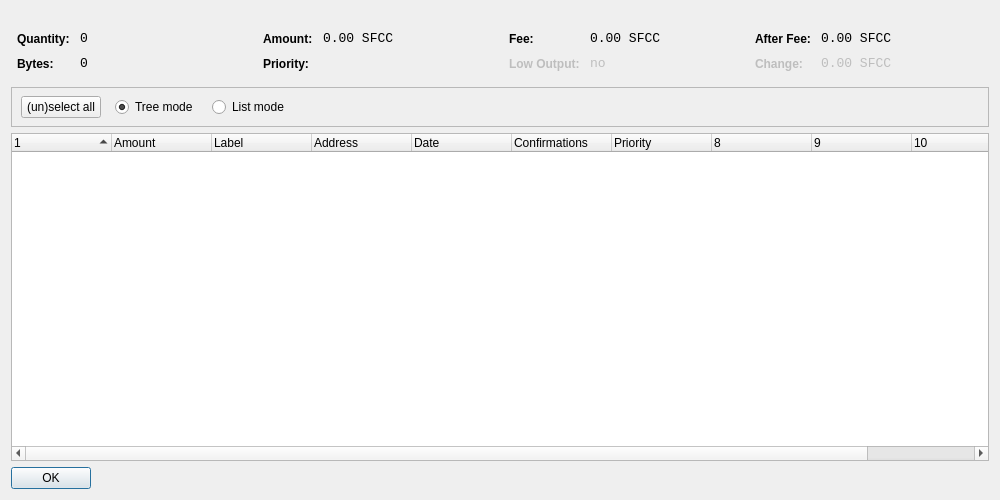
<?xml version="1.0" encoding="UTF-8"?>
<ui version="4.0">
 <class>CoinControlDialog</class>
 <widget class="QDialog" name="CoinControlDialog">
  <property name="geometry">
   <rect>
    <x>0</x>
    <y>0</y>
    <width>1000</width>
    <height>500</height>
   </rect>
  </property>
  <property name="windowTitle">
   <string>Coin Control</string>
  </property>
  <property name="styleSheet">
   <string notr="true">background-image: url(:/images/gr);</string>
  </property>
  <layout class="QVBoxLayout" name="verticalLayout">
  <item>
         <spacer name="horizontalSpacer_2">
          <property name="orientation">
           <enum>Qt::Horizontal</enum>
          </property>
          <property name="sizeHint" stdset="0">
           <size>
            <width>40</width>
            <height>20</height>
           </size>
          </property>
         </spacer>
        </item>
   <item>
    <layout class="QHBoxLayout" name="horizontalLayoutTop" stretch="0,0,0,0">
     <property name="topMargin">
      <number>0</number>
     </property>
     <property name="bottomMargin">
      <number>10</number>
     </property>
     <item>
      <layout class="QFormLayout" name="formLayoutCoinControl1">
       <property name="horizontalSpacing">
        <number>10</number>
       </property>
       <property name="verticalSpacing">
        <number>10</number>
       </property>
       <property name="leftMargin">
        <number>6</number>
       </property>
       <property name="rightMargin">
        <number>6</number>
       </property>
       <item row="0" column="0">
        <widget class="QLabel" name="labelCoinControlQuantityText">
         <property name="styleSheet">
          <string notr="true">font-weight:bold;</string>
         </property>
         <property name="text">
          <string>Quantity:</string>
         </property>
        </widget>
       </item>
       <item row="0" column="1">
        <widget class="QLabel" name="labelCoinControlQuantity">
         <property name="font">
          <font>
           <family>Monospace</family>
           <pointsize>10</pointsize>
          </font>
         </property>
         <property name="cursor">
          <cursorShape>IBeamCursor</cursorShape>
         </property>
         <property name="contextMenuPolicy">
          <enum>Qt::ActionsContextMenu</enum>
         </property>
         <property name="text">
          <string notr="true">0</string>
         </property>
         <property name="textInteractionFlags">
          <set>Qt::LinksAccessibleByMouse|Qt::TextSelectableByKeyboard|Qt::TextSelectableByMouse</set>
         </property>
        </widget>
       </item>
       <item row="1" column="0">
        <widget class="QLabel" name="labelCoinControlBytesText">
         <property name="styleSheet">
          <string notr="true">font-weight:bold;</string>
         </property>
         <property name="text">
          <string>Bytes:</string>
         </property>
        </widget>
       </item>
       <item row="1" column="1">
        <widget class="QLabel" name="labelCoinControlBytes">
         <property name="font">
          <font>
           <family>Monospace</family>
           <pointsize>10</pointsize>
          </font>
         </property>
         <property name="cursor">
          <cursorShape>IBeamCursor</cursorShape>
         </property>
         <property name="contextMenuPolicy">
          <enum>Qt::ActionsContextMenu</enum>
         </property>
         <property name="text">
          <string notr="true">0</string>
         </property>
         <property name="textInteractionFlags">
          <set>Qt::LinksAccessibleByMouse|Qt::TextSelectableByKeyboard|Qt::TextSelectableByMouse</set>
         </property>
        </widget>
       </item>
      </layout>
     </item>
     <item>
      <layout class="QFormLayout" name="formLayoutCoinControl2">
       <property name="horizontalSpacing">
        <number>10</number>
       </property>
       <property name="verticalSpacing">
        <number>10</number>
       </property>
       <property name="leftMargin">
        <number>6</number>
       </property>
       <property name="rightMargin">
        <number>6</number>
       </property>
       <item row="0" column="0">
        <widget class="QLabel" name="labelCoinControlAmountText">
         <property name="styleSheet">
          <string notr="true">font-weight:bold;</string>
         </property>
         <property name="text">
          <string>Amount:</string>
         </property>
        </widget>
       </item>
       <item row="0" column="1">
        <widget class="QLabel" name="labelCoinControlAmount">
         <property name="font">
          <font>
           <family>Monospace</family>
           <pointsize>10</pointsize>
          </font>
         </property>
         <property name="cursor">
          <cursorShape>IBeamCursor</cursorShape>
         </property>
         <property name="contextMenuPolicy">
          <enum>Qt::ActionsContextMenu</enum>
         </property>
         <property name="text">
          <string notr="true">0.00 SFCC</string>
         </property>
         <property name="textInteractionFlags">
          <set>Qt::LinksAccessibleByMouse|Qt::TextSelectableByKeyboard|Qt::TextSelectableByMouse</set>
         </property>
        </widget>
       </item>
       <item row="1" column="0">
        <widget class="QLabel" name="labelCoinControlPriorityText">
         <property name="styleSheet">
          <string notr="true">font-weight:bold;</string>
         </property>
         <property name="text">
          <string>Priority:</string>
         </property>
        </widget>
       </item>
       <item row="1" column="1">
        <widget class="QLabel" name="labelCoinControlPriority">
         <property name="font">
          <font>
           <family>Monospace</family>
           <pointsize>10</pointsize>
          </font>
         </property>
         <property name="cursor">
          <cursorShape>IBeamCursor</cursorShape>
         </property>
         <property name="contextMenuPolicy">
          <enum>Qt::ActionsContextMenu</enum>
         </property>
         <property name="text">
          <string/>
         </property>
         <property name="textInteractionFlags">
          <set>Qt::LinksAccessibleByMouse|Qt::TextSelectableByKeyboard|Qt::TextSelectableByMouse</set>
         </property>
        </widget>
       </item>
      </layout>
     </item>
     <item>
      <layout class="QFormLayout" name="formLayoutCoinControl3">
       <property name="horizontalSpacing">
        <number>10</number>
       </property>
       <property name="verticalSpacing">
        <number>10</number>
       </property>
       <property name="leftMargin">
        <number>6</number>
       </property>
       <property name="rightMargin">
        <number>6</number>
       </property>
       <item row="0" column="0">
        <widget class="QLabel" name="labelCoinControlFeeText">
         <property name="styleSheet">
          <string notr="true">font-weight:bold;</string>
         </property>
         <property name="text">
          <string>Fee:</string>
         </property>
        </widget>
       </item>
       <item row="0" column="1">
        <widget class="QLabel" name="labelCoinControlFee">
         <property name="font">
          <font>
           <family>Monospace</family>
           <pointsize>10</pointsize>
          </font>
         </property>
         <property name="cursor">
          <cursorShape>IBeamCursor</cursorShape>
         </property>
         <property name="contextMenuPolicy">
          <enum>Qt::ActionsContextMenu</enum>
         </property>
         <property name="text">
          <string notr="true">0.00 SFCC</string>
         </property>
         <property name="textInteractionFlags">
          <set>Qt::LinksAccessibleByMouse|Qt::TextSelectableByKeyboard|Qt::TextSelectableByMouse</set>
         </property>
        </widget>
       </item>
       <item row="1" column="0">
        <widget class="QLabel" name="labelCoinControlLowOutputText">
         <property name="enabled">
          <bool>false</bool>
         </property>
         <property name="styleSheet">
          <string notr="true">font-weight:bold;</string>
         </property>
         <property name="text">
          <string>Low Output:</string>
         </property>
        </widget>
       </item>
       <item row="1" column="1">
        <widget class="QLabel" name="labelCoinControlLowOutput">
         <property name="enabled">
          <bool>false</bool>
         </property>
         <property name="font">
          <font>
           <family>Monospace</family>
           <pointsize>10</pointsize>
          </font>
         </property>
         <property name="cursor">
          <cursorShape>IBeamCursor</cursorShape>
         </property>
         <property name="contextMenuPolicy">
          <enum>Qt::ActionsContextMenu</enum>
         </property>
         <property name="text">
          <string notr="true">no</string>
         </property>
         <property name="textInteractionFlags">
          <set>Qt::LinksAccessibleByMouse|Qt::TextSelectableByKeyboard|Qt::TextSelectableByMouse</set>
         </property>
        </widget>
       </item>
      </layout>
     </item>
     <item>
      <layout class="QFormLayout" name="formLayoutCoinControl4">
       <property name="horizontalSpacing">
        <number>10</number>
       </property>
       <property name="verticalSpacing">
        <number>10</number>
       </property>
       <property name="leftMargin">
        <number>6</number>
       </property>
       <property name="rightMargin">
        <number>6</number>
       </property>
       <item row="0" column="0">
        <widget class="QLabel" name="labelCoinControlAfterFeeText">
         <property name="styleSheet">
          <string notr="true">font-weight:bold;</string>
         </property>
         <property name="text">
          <string>After Fee:</string>
         </property>
        </widget>
       </item>
       <item row="0" column="1">
        <widget class="QLabel" name="labelCoinControlAfterFee">
         <property name="font">
          <font>
           <family>Monospace</family>
           <pointsize>10</pointsize>
          </font>
         </property>
         <property name="cursor">
          <cursorShape>IBeamCursor</cursorShape>
         </property>
         <property name="contextMenuPolicy">
          <enum>Qt::ActionsContextMenu</enum>
         </property>
         <property name="text">
          <string notr="true">0.00 SFCC</string>
         </property>
         <property name="textInteractionFlags">
          <set>Qt::LinksAccessibleByMouse|Qt::TextSelectableByKeyboard|Qt::TextSelectableByMouse</set>
         </property>
        </widget>
       </item>
       <item row="1" column="0">
        <widget class="QLabel" name="labelCoinControlChangeText">
         <property name="enabled">
          <bool>false</bool>
         </property>
         <property name="styleSheet">
          <string notr="true">font-weight:bold;</string>
         </property>
         <property name="text">
          <string>Change:</string>
         </property>
        </widget>
       </item>
       <item row="1" column="1">
        <widget class="QLabel" name="labelCoinControlChange">
         <property name="enabled">
          <bool>false</bool>
         </property>
         <property name="font">
          <font>
           <family>Monospace</family>
           <pointsize>10</pointsize>
          </font>
         </property>
         <property name="cursor">
          <cursorShape>IBeamCursor</cursorShape>
         </property>
         <property name="contextMenuPolicy">
          <enum>Qt::ActionsContextMenu</enum>
         </property>
         <property name="text">
          <string notr="true">0.00 SFCC</string>
         </property>
         <property name="textInteractionFlags">
          <set>Qt::LinksAccessibleByMouse|Qt::TextSelectableByKeyboard|Qt::TextSelectableByMouse</set>
         </property>
        </widget>
       </item>
      </layout>
     </item>
    </layout>
   </item>
   <item>
    <widget class="QFrame" name="frame">
     <property name="minimumSize">
      <size>
       <width>0</width>
       <height>40</height>
      </size>
     </property>
     <property name="frameShape">
      <enum>QFrame::StyledPanel</enum>
     </property>
     <property name="frameShadow">
      <enum>QFrame::Sunken</enum>
     </property>
     <widget class="QWidget" name="horizontalLayoutWidget">
      <property name="geometry">
       <rect>
        <x>10</x>
        <y>0</y>
        <width>781</width>
        <height>41</height>
       </rect>
      </property>
      <layout class="QHBoxLayout" name="horizontalLayoutPanel" stretch="0,0,0,0">
       <property name="spacing">
        <number>14</number>
       </property>
       <item>
        <widget class="QPushButton" name="pushButtonSelectAll">
         <property name="sizePolicy">
          <sizepolicy hsizetype="Maximum" vsizetype="Fixed">
           <horstretch>0</horstretch>
           <verstretch>0</verstretch>
          </sizepolicy>
         </property>
         <property name="text">
          <string>(un)select all</string>
         </property>
        </widget>
       </item>
       <item>
        <widget class="QRadioButton" name="radioTreeMode">
         <property name="sizePolicy">
          <sizepolicy hsizetype="Maximum" vsizetype="Fixed">
           <horstretch>0</horstretch>
           <verstretch>0</verstretch>
          </sizepolicy>
         </property>
         <property name="text">
          <string>Tree mode</string>
         </property>
         <property name="checked">
          <bool>true</bool>
         </property>
        </widget>
       </item>
       <item>
        <widget class="QRadioButton" name="radioListMode">
         <property name="sizePolicy">
          <sizepolicy hsizetype="Maximum" vsizetype="Fixed">
           <horstretch>0</horstretch>
           <verstretch>0</verstretch>
          </sizepolicy>
         </property>
         <property name="text">
          <string>List mode</string>
         </property>
        </widget>
       </item>
       <item>
        <spacer name="horizontalSpacer">
         <property name="orientation">
          <enum>Qt::Horizontal</enum>
         </property>
         <property name="sizeHint" stdset="0">
          <size>
           <width>40</width>
           <height>20</height>
          </size>
         </property>
        </spacer>
       </item>
      </layout>
     </widget>
    </widget>
   </item>
   <item>
    <widget class="CoinControlTreeWidget" name="treeWidget">

     <property name="contextMenuPolicy">
      <enum>Qt::CustomContextMenu</enum>
     </property>
     <property name="sortingEnabled">
      <bool>false</bool>
     </property>
     <property name="columnCount">
      <number>11</number>
     </property>
     <attribute name="headerShowSortIndicator" stdset="0">
      <bool>true</bool>
     </attribute>
     <attribute name="headerStretchLastSection">
      <bool>false</bool>
     </attribute>
     <column>
      <property name="text">
       <string/>
      </property>
     </column>
     <column>
      <property name="text">
       <string>Amount</string>
      </property>
     </column>
     <column>
      <property name="text">
       <string>Label</string>
      </property>
     </column>
     <column>
      <property name="text">
       <string>Address</string>
      </property>
     </column>
     <column>
      <property name="text">
       <string>Date</string>
      </property>
     </column>
     <column>
      <property name="text">
       <string>Confirmations</string>
      </property>
      <property name="toolTip">
       <string>Confirmed</string>
      </property>
     </column>
     <column>
      <property name="text">
       <string>Priority</string>
      </property>
     </column>
     <column>
      <property name="text">
       <string/>
      </property>
     </column>
     <column>
      <property name="text">
       <string/>
      </property>
     </column>
     <column>
      <property name="text">
       <string/>
      </property>
     </column>
     <column>
      <property name="text">
       <string/>
      </property>
     </column>
    </widget>
   </item>
   <item>
    <widget class="QDialogButtonBox" name="buttonBox">
     <property name="sizePolicy">
      <sizepolicy hsizetype="Maximum" vsizetype="Fixed">
       <horstretch>0</horstretch>
       <verstretch>0</verstretch>
      </sizepolicy>
     </property>
     <property name="orientation">
      <enum>Qt::Horizontal</enum>
     </property>
     <property name="standardButtons">
      <set>QDialogButtonBox::Ok</set>
     </property>
    </widget>
   </item>
  </layout>
 </widget>
 <customwidgets>
  <customwidget>
   <class>CoinControlTreeWidget</class>
   <extends>QTreeWidget</extends>
   <header>coincontroltreewidget.h</header>
  </customwidget>
 </customwidgets>
 <resources/>
 <connections/>
</ui>
